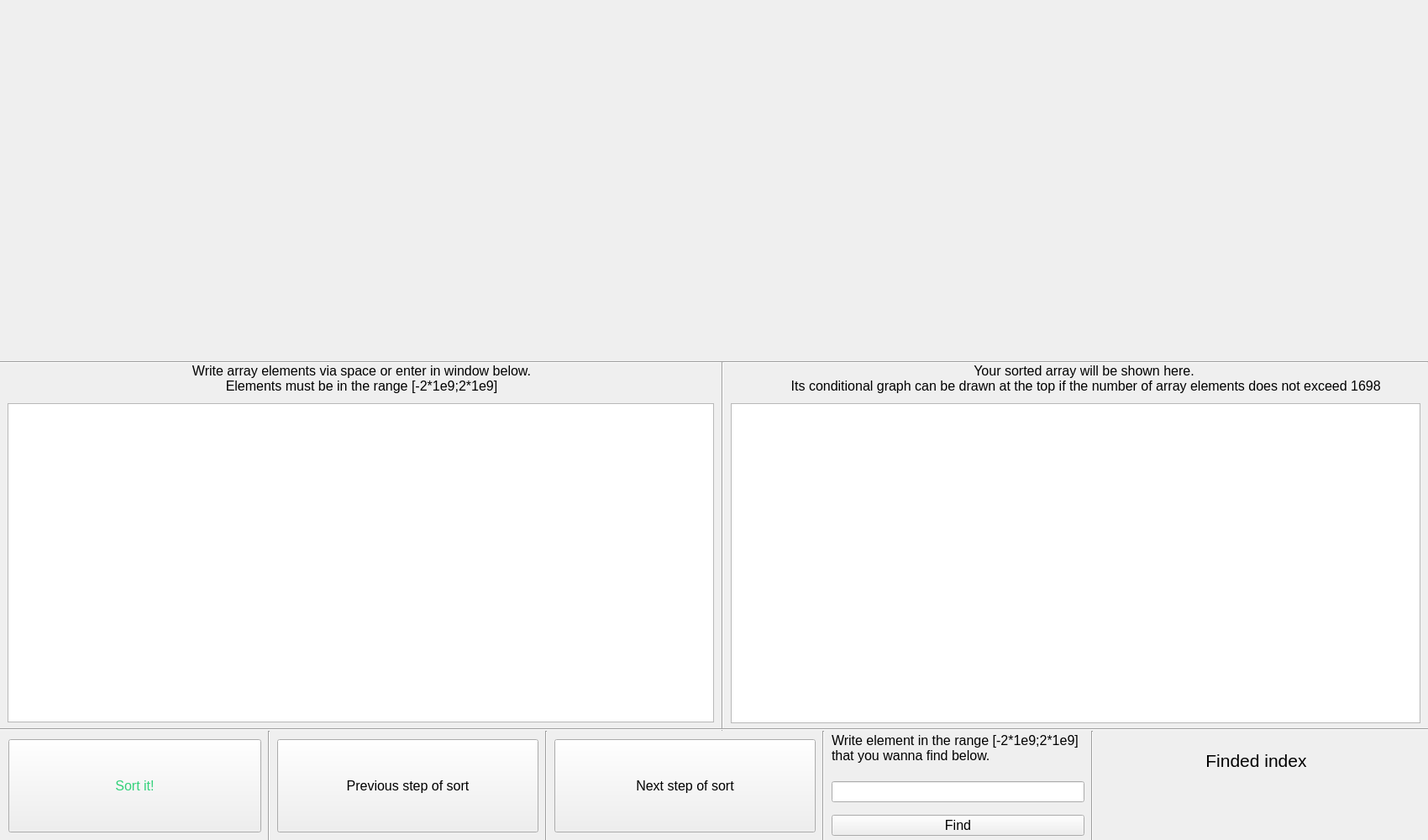
<?xml version="1.0" encoding="UTF-8"?>
<ui version="4.0">
 <class>MainWindow</class>
 <widget class="QMainWindow" name="MainWindow">
  <property name="geometry">
   <rect>
    <x>0</x>
    <y>0</y>
    <width>1700</width>
    <height>1000</height>
   </rect>
  </property>
  <property name="minimumSize">
   <size>
    <width>1700</width>
    <height>1000</height>
   </size>
  </property>
  <property name="maximumSize">
   <size>
    <width>1700</width>
    <height>1000</height>
   </size>
  </property>
  <property name="font">
   <font>
    <pointsize>12</pointsize>
   </font>
  </property>
  <property name="windowTitle">
   <string>Sort</string>
  </property>
  <property name="windowIcon">
   <iconset>
    <normaloff>../build-T1-Desktop_Qt_6_6_2_GCC_64bit-Debug/Без_имени-1-removebg-preview.png</normaloff>../build-T1-Desktop_Qt_6_6_2_GCC_64bit-Debug/Без_имени-1-removebg-preview.png</iconset>
  </property>
  <widget class="QWidget" name="centralwidget">
   <widget class="Line" name="line">
    <property name="geometry">
     <rect>
      <x>0</x>
      <y>430</y>
      <width>1700</width>
      <height>3</height>
     </rect>
    </property>
    <property name="styleSheet">
     <string notr="true">color:rgb(2, 16, 42)</string>
    </property>
    <property name="orientation">
     <enum>Qt::Horizontal</enum>
    </property>
   </widget>
   <widget class="Line" name="line_2">
    <property name="geometry">
     <rect>
      <x>850</x>
      <y>430</y>
      <width>20</width>
      <height>440</height>
     </rect>
    </property>
    <property name="styleSheet">
     <string notr="true">color:rgb(2, 16, 42)</string>
    </property>
    <property name="orientation">
     <enum>Qt::Vertical</enum>
    </property>
   </widget>
   <widget class="QLabel" name="label">
    <property name="geometry">
     <rect>
      <x>0</x>
      <y>430</y>
      <width>861</width>
      <height>41</height>
     </rect>
    </property>
    <property name="font">
     <font>
      <pointsize>12</pointsize>
      <bold>false</bold>
     </font>
    </property>
    <property name="text">
     <string>Write array elements via space or enter in window below.
Elements must be in the range [-2*1e9;2*1e9]</string>
    </property>
    <property name="alignment">
     <set>Qt::AlignCenter</set>
    </property>
   </widget>
   <widget class="QLabel" name="label_2">
    <property name="geometry">
     <rect>
      <x>860</x>
      <y>430</y>
      <width>861</width>
      <height>41</height>
     </rect>
    </property>
    <property name="font">
     <font>
      <pointsize>12</pointsize>
      <bold>false</bold>
     </font>
    </property>
    <property name="text">
     <string>Your sorted array will be shown here.
 Its conditional graph can be drawn at the top if the number of array elements does not exceed 1698</string>
    </property>
    <property name="alignment">
     <set>Qt::AlignCenter</set>
    </property>
   </widget>
   <widget class="QPushButton" name="sortButton">
    <property name="geometry">
     <rect>
      <x>10</x>
      <y>880</y>
      <width>301</width>
      <height>111</height>
     </rect>
    </property>
    <property name="styleSheet">
     <string notr="true">color:rgb(51, 209, 122)</string>
    </property>
    <property name="text">
     <string>Sort it!</string>
    </property>
   </widget>
   <widget class="Line" name="line_4">
    <property name="geometry">
     <rect>
      <x>310</x>
      <y>870</y>
      <width>21</width>
      <height>141</height>
     </rect>
    </property>
    <property name="styleSheet">
     <string notr="true">color:rgb(2, 16, 42)</string>
    </property>
    <property name="orientation">
     <enum>Qt::Vertical</enum>
    </property>
   </widget>
   <widget class="Line" name="line_5">
    <property name="geometry">
     <rect>
      <x>0</x>
      <y>1000</y>
      <width>590</width>
      <height>20</height>
     </rect>
    </property>
    <property name="orientation">
     <enum>Qt::Horizontal</enum>
    </property>
   </widget>
   <widget class="QPlainTextEdit" name="ArrayText">
    <property name="geometry">
     <rect>
      <x>9</x>
      <y>480</y>
      <width>841</width>
      <height>380</height>
     </rect>
    </property>
   </widget>
   <widget class="Line" name="line_3">
    <property name="geometry">
     <rect>
      <x>0</x>
      <y>860</y>
      <width>1701</width>
      <height>16</height>
     </rect>
    </property>
    <property name="styleSheet">
     <string notr="true">color:rgb(2, 16, 42)</string>
    </property>
    <property name="orientation">
     <enum>Qt::Horizontal</enum>
    </property>
   </widget>
   <widget class="QTextBrowser" name="sortarr">
    <property name="geometry">
     <rect>
      <x>870</x>
      <y>480</y>
      <width>821</width>
      <height>381</height>
     </rect>
    </property>
   </widget>
   <widget class="Line" name="line_6">
    <property name="geometry">
     <rect>
      <x>640</x>
      <y>870</y>
      <width>21</width>
      <height>141</height>
     </rect>
    </property>
    <property name="styleSheet">
     <string notr="true">color:rgb(2, 16, 42)</string>
    </property>
    <property name="orientation">
     <enum>Qt::Vertical</enum>
    </property>
   </widget>
   <widget class="QPushButton" name="PrevStep">
    <property name="geometry">
     <rect>
      <x>330</x>
      <y>880</y>
      <width>311</width>
      <height>111</height>
     </rect>
    </property>
    <property name="styleSheet">
     <string notr="true"/>
    </property>
    <property name="text">
     <string>Previous step of sort</string>
    </property>
   </widget>
   <widget class="QLineEdit" name="element">
    <property name="geometry">
     <rect>
      <x>990</x>
      <y>930</y>
      <width>301</width>
      <height>25</height>
     </rect>
    </property>
    <property name="text">
     <string/>
    </property>
    <property name="alignment">
     <set>Qt::AlignCenter</set>
    </property>
   </widget>
   <widget class="QLabel" name="label_7">
    <property name="geometry">
     <rect>
      <x>1305</x>
      <y>880</y>
      <width>381</width>
      <height>51</height>
     </rect>
    </property>
    <property name="font">
     <font>
      <pointsize>16</pointsize>
     </font>
    </property>
    <property name="text">
     <string>Finded index</string>
    </property>
    <property name="alignment">
     <set>Qt::AlignCenter</set>
    </property>
   </widget>
   <widget class="QLabel" name="index">
    <property name="geometry">
     <rect>
      <x>1310</x>
      <y>950</y>
      <width>381</width>
      <height>41</height>
     </rect>
    </property>
    <property name="font">
     <font>
      <pointsize>16</pointsize>
     </font>
    </property>
    <property name="text">
     <string/>
    </property>
    <property name="alignment">
     <set>Qt::AlignCenter</set>
    </property>
   </widget>
   <widget class="QPushButton" name="findButton">
    <property name="enabled">
     <bool>true</bool>
    </property>
    <property name="geometry">
     <rect>
      <x>990</x>
      <y>970</y>
      <width>301</width>
      <height>25</height>
     </rect>
    </property>
    <property name="text">
     <string>Find</string>
    </property>
    <property name="checkable">
     <bool>false</bool>
    </property>
    <property name="checked">
     <bool>false</bool>
    </property>
   </widget>
   <widget class="QLabel" name="label_4">
    <property name="geometry">
     <rect>
      <x>990</x>
      <y>870</y>
      <width>301</width>
      <height>41</height>
     </rect>
    </property>
    <property name="text">
     <string>Write element in the range [-2*1e9;2*1e9]
that you wanna find below.</string>
    </property>
   </widget>
   <widget class="QPushButton" name="NextStep">
    <property name="geometry">
     <rect>
      <x>660</x>
      <y>880</y>
      <width>311</width>
      <height>111</height>
     </rect>
    </property>
    <property name="styleSheet">
     <string notr="true"/>
    </property>
    <property name="text">
     <string>Next step of sort</string>
    </property>
   </widget>
   <widget class="Line" name="line_7">
    <property name="geometry">
     <rect>
      <x>970</x>
      <y>870</y>
      <width>21</width>
      <height>141</height>
     </rect>
    </property>
    <property name="styleSheet">
     <string notr="true">color:rgb(2, 16, 42)</string>
    </property>
    <property name="orientation">
     <enum>Qt::Vertical</enum>
    </property>
   </widget>
   <widget class="Line" name="line_8">
    <property name="geometry">
     <rect>
      <x>1290</x>
      <y>870</y>
      <width>21</width>
      <height>141</height>
     </rect>
    </property>
    <property name="styleSheet">
     <string notr="true">color:rgb(2, 16, 42)</string>
    </property>
    <property name="orientation">
     <enum>Qt::Vertical</enum>
    </property>
   </widget>
  </widget>
 </widget>
 <resources/>
 <connections/>
 <buttongroups>
  <buttongroup name="typeofsort"/>
 </buttongroups>
</ui>
